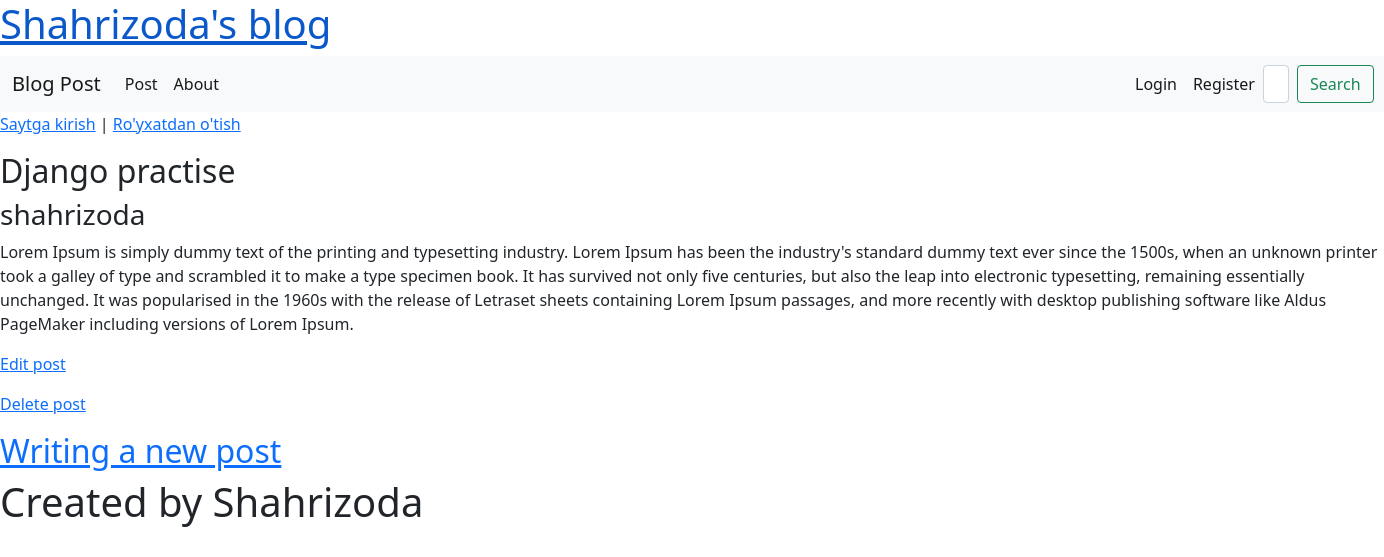
Screenshot of /post/3/ with the database file from the repository.
### pages/models.py (models this page shows, shortened)
class Post(models.Model):
    title=models.CharField(max_length=200)
    author=models.name = models.ForeignKey(
        'auth.User',
        on_delete=models.CASCADE
    )
    body=models.TextField()

### pages/views.py (the view)
# urls.py: path('post/<int:pk>/', BlogDetailView.as_view(), name='post_detail'),
class BlogDetailView(DetailView):
    model = Post
    template_name='post_detail.html'

### templates/post_detail.html
{% extends 'base.html' %}
{% block content %}
<div class="post-entry">
    <h2>{{ post.title }}</h2>
    <h3>{{ post.author }}</h3>
    <p>{{ post.body }}</p>
</div>
<p><a href="{% url 'post_edit' post.pk %}">Edit post</a></p>
<p><a href="{% url 'post_delete' post.pk %}">Delete post</a></p>
{% endblock content %}

### rows the page displays
Post: title "Django practise", author "shahrizoda", body "Lorem Ipsum is simply dummy text of the printing and typesetting industry. Lorem Ipsum has been the industry's standard dummy text ever since the 1500s, when an unknown printer took a galley of type and scrambled it to make a type specimen book. It has survived not only five centuries, but also the leap into electronic typesetting, remaining essentially unchanged. It was popularised in the 1960s with the release of Letraset sheets containing Lorem Ipsum passages, and more recently with desktop publishing software like Aldus PageMaker including versions of Lorem Ipsum."
